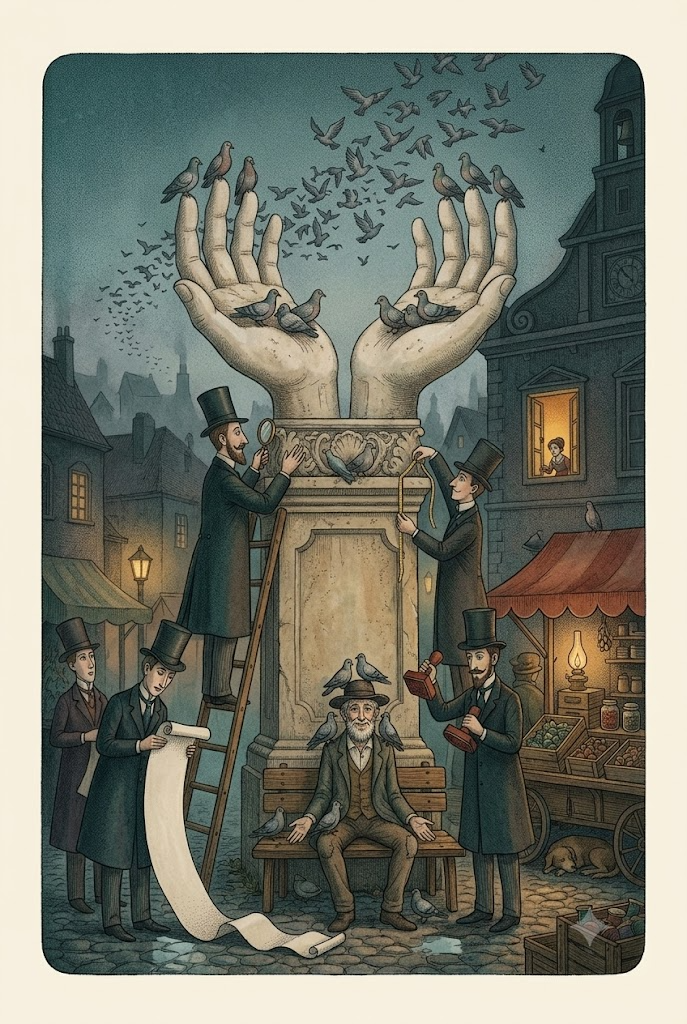
#> input picture experiments/001-pigeons-aquatint-v8.png, 687 x 1024 px
$ python badge.py ../001-pigeons-aquatint-v8.png ../001-pigeons-spatter-v6.png 5
#> lines starting #> are read from the running program, lines starting #| are printed output that depends on the picture; after the words box and inside, x2 and y2 are one past the last pixel; in counts of white or black regions, pixels touching at a corner belong together
"""Vyrizne tesny blok z emblem plakatu (bez bileho okraje) a zmensi na cilovou sirku.
Pouziti: python badge.py <in.png> <out.png> <target_w>
Blok = ohranicena tmava oblast (prah na jas < 235 na sedotonu), inset 9 px dovnitr.
"""
import sys
import numpy as np
from PIL import Image

inp, outp, target_w = sys.argv[1], sys.argv[2], int(sys.argv[3])
im = Image.open(inp).convert("RGB")
arr = np.asarray(im, dtype=np.float32)
gray = arr.mean(axis=2)
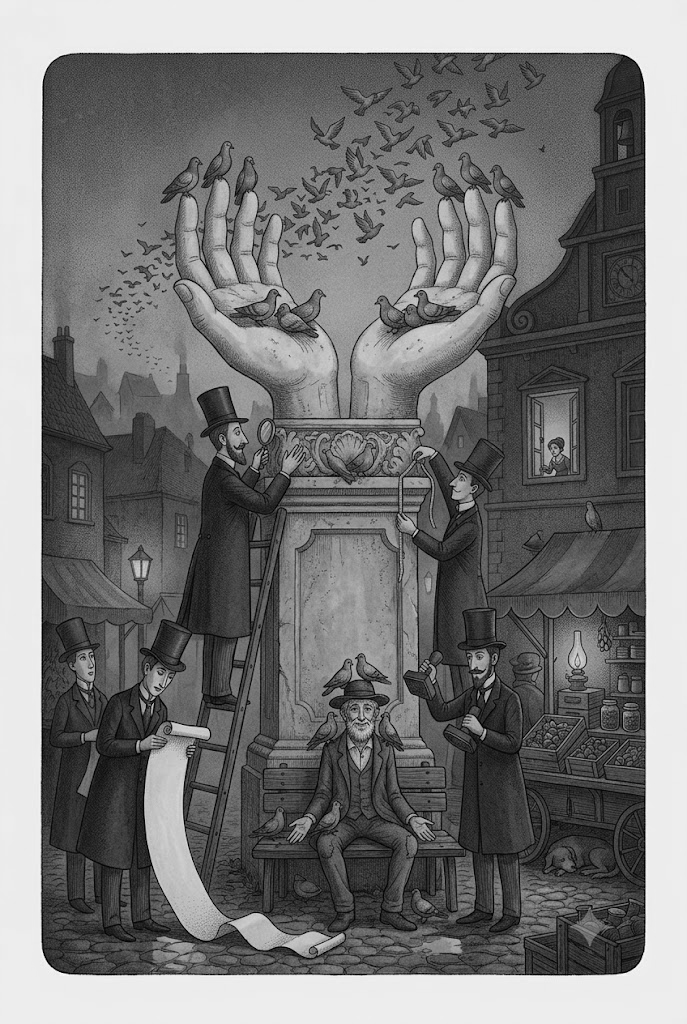
#> gray: shape (1024, 687) float32; min 0.333, max 252.3, mean 120.2
dark = gray < 235
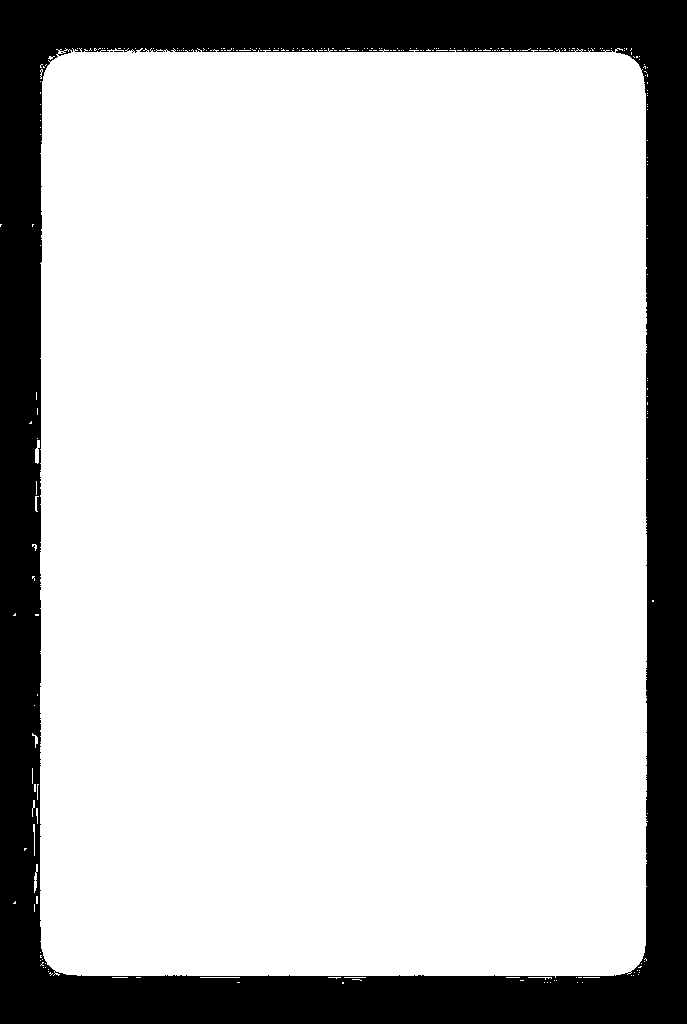
#> dark: shape (1024, 687) bool; 79.6% white; 3 black regions (2 under 20 px), largest, box (x1, y1, x2, y2) and area: (0, 0, 687, 1024) 143579
ys, xs = np.where(dark)
y0, y1, x0, x1 = ys.min(), ys.max(), xs.min(), xs.max()
#> y0 = 48; y1 = 983; x0 = 0; x1 = 653
inset = 9
y0, x0 = y0 + inset, x0 + inset
#> y0 = 57; x0 = 9
y1, x1 = y1 - inset, x1 - inset
#> y1 = 974; x1 = 644
block = im.crop((x0, y0, x1, y1))
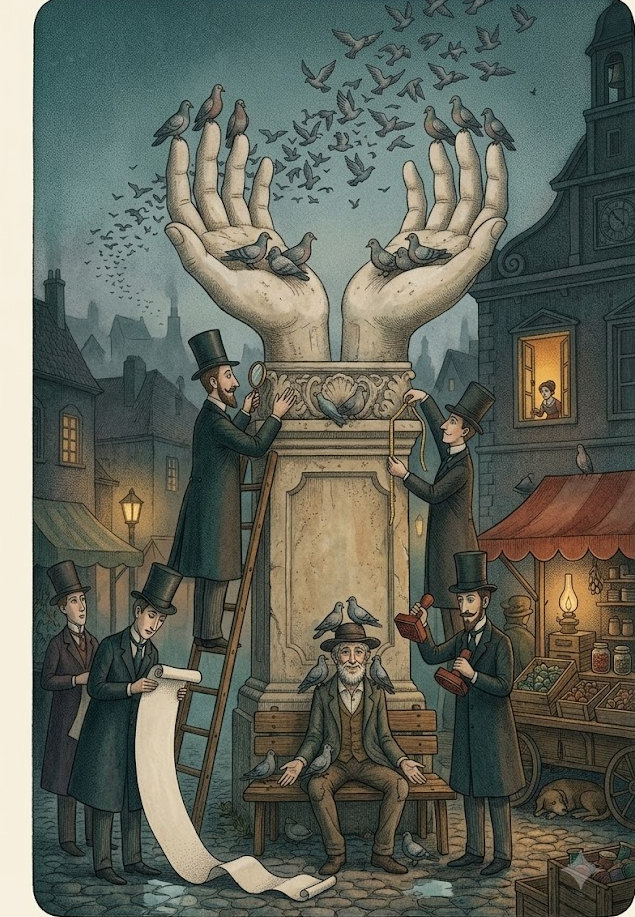
#> block: PIL image 635x917 RGB; mean R, G, B 98.4, 102.3, 91.2
w, h = block.size
#> w = 635; h = 917
target_h = round(target_w * h / w)
#> target_h = 7
block = block.resize((target_w, target_h), Image.LANCZOS)
block.save(outp)
print(f"block bbox ({x0},{y0},{x1},{y1}) size {w}x{h} -> {target_w}x{target_h} saved {outp}")
#| block bbox (9,57,644,974) size 635x917 -> 5x7 saved ../001-pigeons-spatter-v6.png

$ run again, on experiments/001-the-man-who-fed-the-pigeons-v6-alt.png
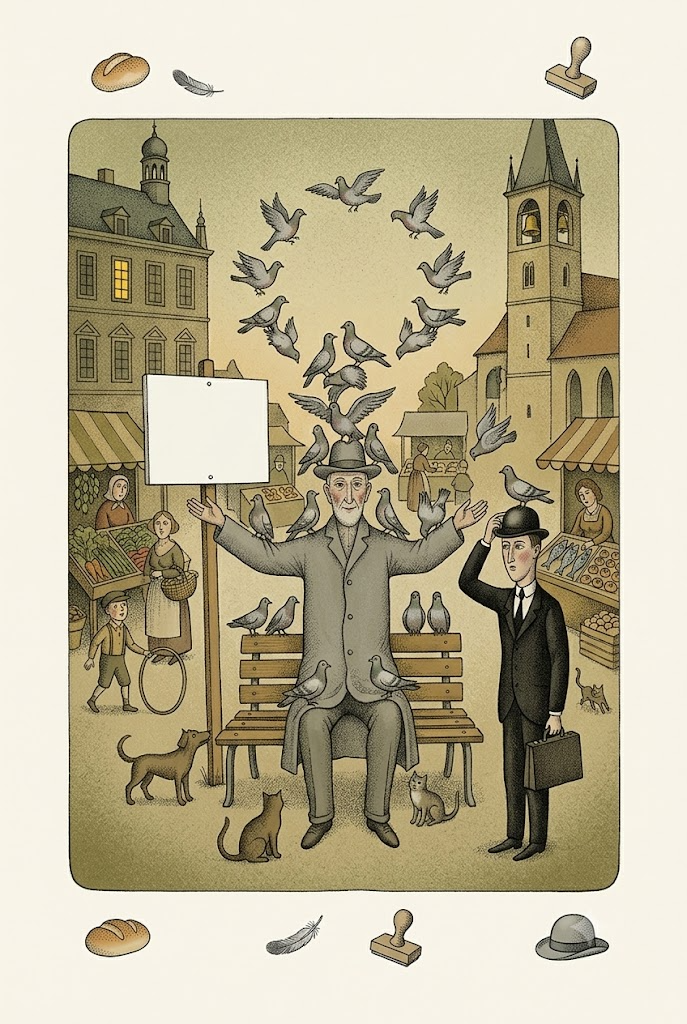
#> input picture experiments/001-the-man-who-fed-the-pigeons-v6-alt.png, 687 x 1024 px
#> `dark = gray < 235`:
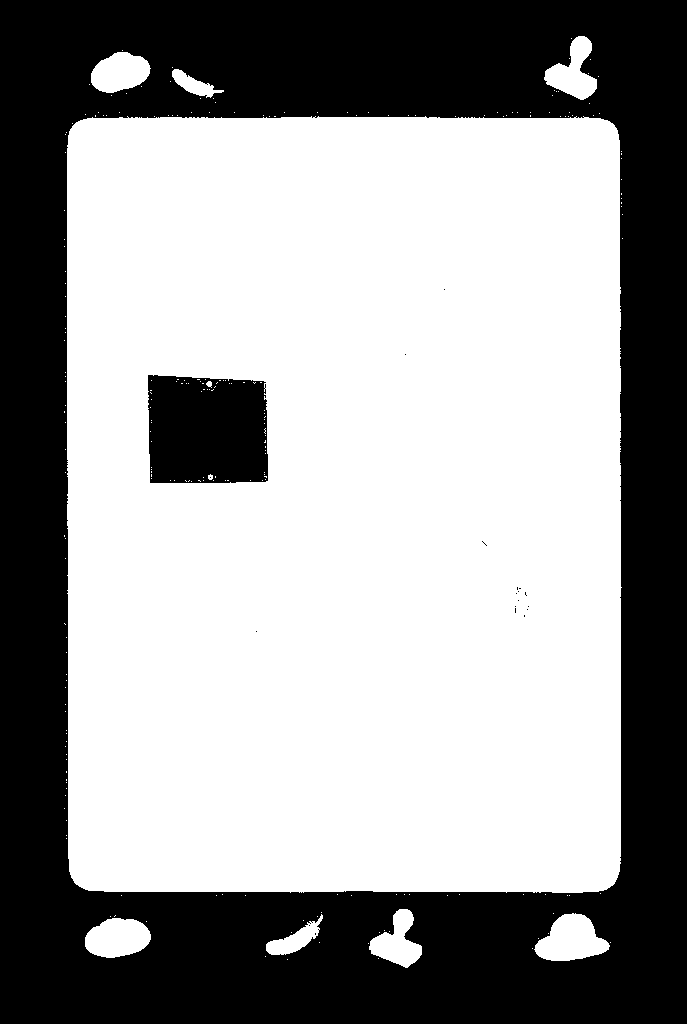
#> dark: shape (1024, 687) bool; 60.7% white; 20 black regions (18 under 20 px), largest, box (x1, y1, x2, y2) and area: (0, 0, 687, 1024) 264437, (148, 375, 268, 483) 12147
#> `y0, y1, x0, x1 = ys.min(), ys.max(), xs.min(), xs.max()`: y0 = 36; y1 = 967; x0 = 64; x1 = 622
#> `y0, x0 = y0 + inset, x0 + inset`: y0 = 45; x0 = 73
#> `y1, x1 = y1 - inset, x1 - inset`: y1 = 958; x1 = 613
#> `block = im.crop((x0, y0, x1, y1))`:
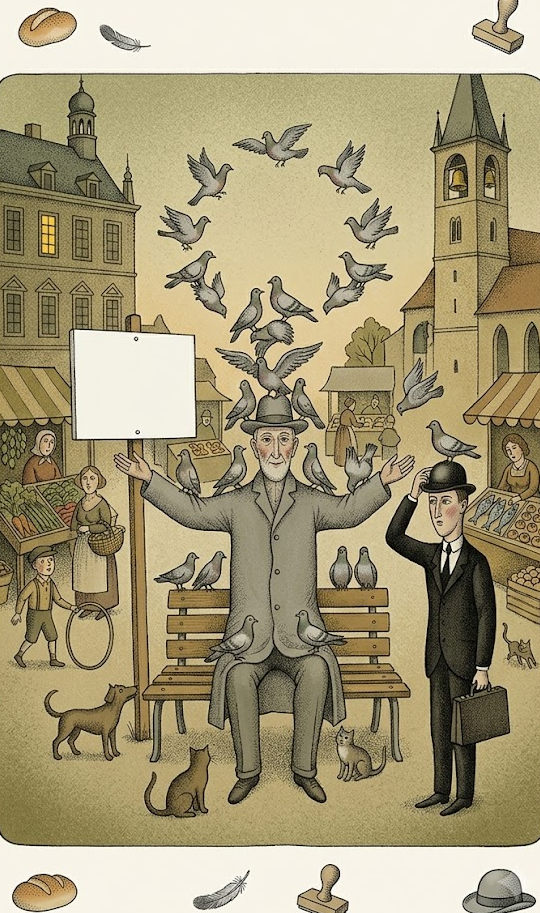
#> block: PIL image 540x913 RGB; mean R, G, B 166.7, 155.7, 122.3
#| block bbox (73,45,613,958) size 540x913 -> 5x8 saved ../001-the-man-who-fed-the-pigeons-v6-alt.png

$ run again, on experiments/226-le-dernier-client-cup-card.png
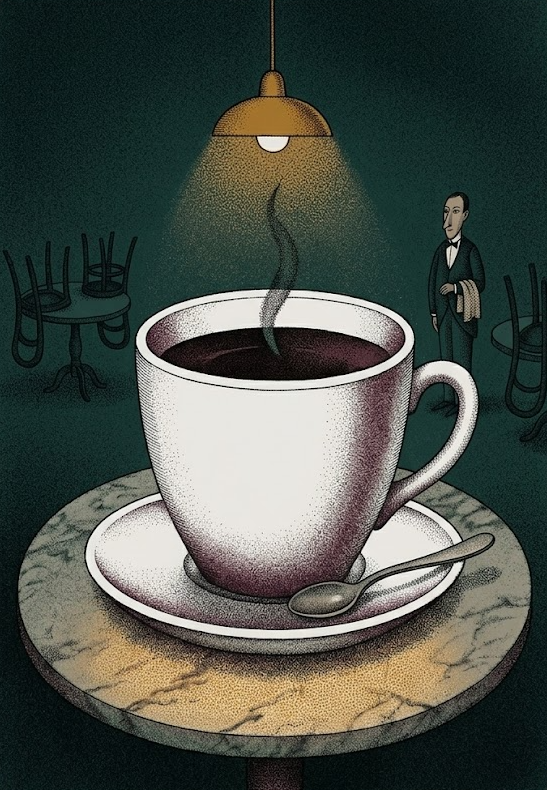
#> input picture experiments/226-le-dernier-client-cup-card.png, 547 x 790 px
#> `dark = gray < 235`:
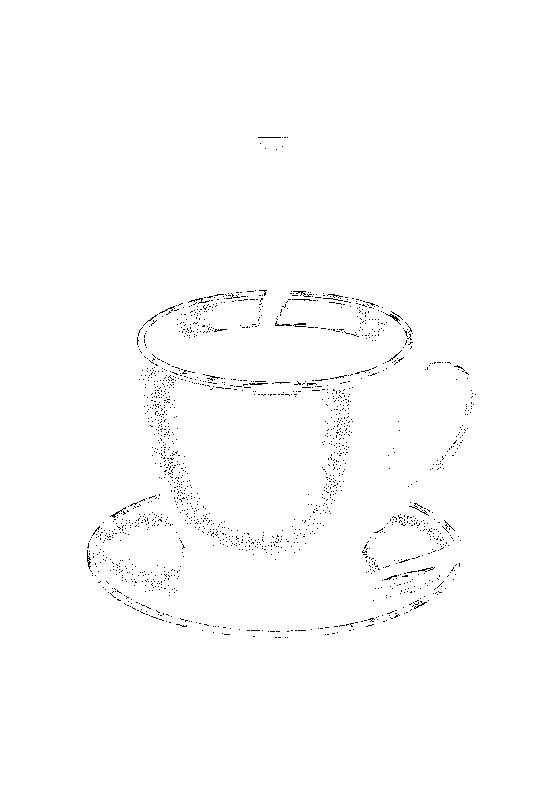
#> dark: shape (790, 547) bool; 99.2% white; black in thin lines or dots, all inside (x1, y1, x2, y2) = (87, 137, 476, 638)
#> `y0, y1, x0, x1 = ys.min(), ys.max(), xs.min(), xs.max()`: y0 = 0; y1 = 789; x0 = 0; x1 = 546
#> `y0, x0 = y0 + inset, x0 + inset`: y0 = 9
#> `y1, x1 = y1 - inset, x1 - inset`: y1 = 780; x1 = 537
#> `block = im.crop((x0, y0, x1, y1))`:
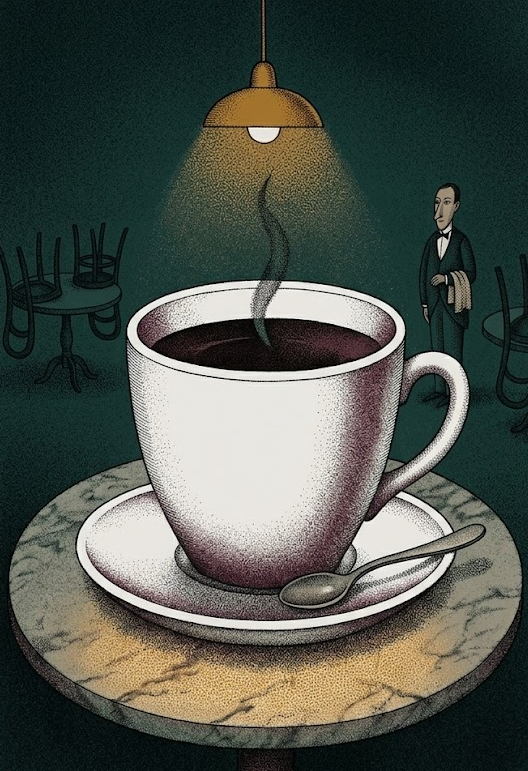
#> block: PIL image 528x771 RGB; mean R, G, B 78.7, 85, 77.3
#| block bbox (9,9,537,780) size 528x771 -> 5x7 saved ../226-le-dernier-client-cup-card.png
